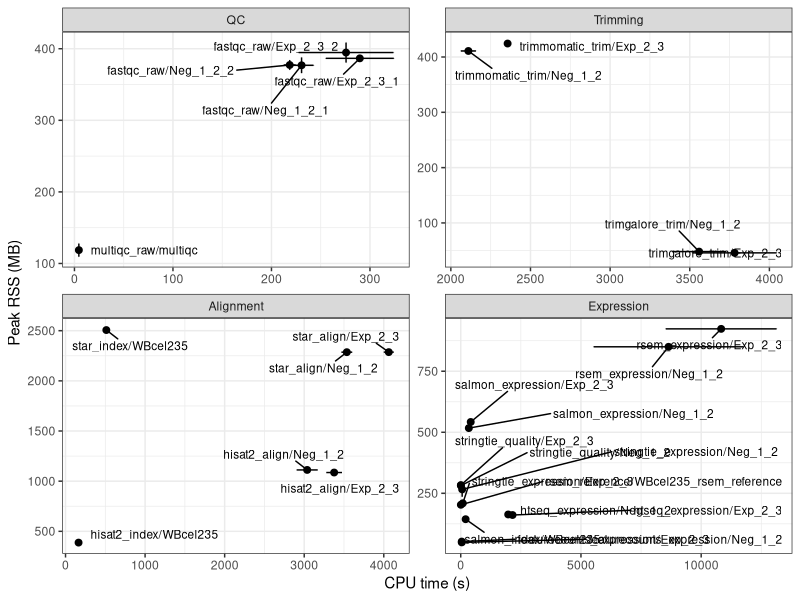

This figure's R source:
# Generate benchmark plots from aggregated benchmark files
library(tidyverse)
library(ggrepel)

# Get data (Can be changed to benchmarks_aggregated_B)
benchmarks <- read.delim(file = "project_outputs/benchmarks_aggregated_A.tsv",
                         sep = "\t", header = TRUE)

benchmarks <- benchmarks |>
  drop_na() |>
  filter(cpu_time > 1) |>
  group_by(rule) |>
  summarise(cpu_time_mean = mean(cpu_time),
            cpu_time_stdev = sd(cpu_time),
            max_rss_mean = mean(max_rss),
            max_rss_stdev = sd(max_rss),
            .groups = "drop") |>
  mutate(
    category = case_when(
      str_detect(rule, "qc") ~ "QC",
      str_detect(rule, "trim") ~ "Trimming",
      str_detect(rule, "hisat|star") ~ "Alignment",
      str_detect(rule, "expression|salmon|stringtie|rsem") ~ "Expression"
    )
  )

# Sort facets
benchmarks$category <- factor(
  benchmarks$category,
  levels = c("QC", "Trimming", "Alignment", "Expression")
)

# Plot
ggplot(benchmarks, aes(cpu_time_mean, max_rss_mean, label = rule)) +
  geom_point(size = 2) +
  geom_errorbar(aes(xmin = cpu_time_mean - cpu_time_stdev,
                    xmax = cpu_time_mean + cpu_time_stdev), orientation = "y") +
  geom_errorbar(aes(ymin = max_rss_mean - max_rss_stdev,
                    ymax = max_rss_mean + max_rss_stdev)) +
  geom_text_repel(size = 3, max.overlaps = 50, box.padding = 0.5) +
  labs(x = "CPU time (s)", y = "Peak RSS (MB)") +
  facet_wrap(~ category, scales = "free") +
  theme_bw()
